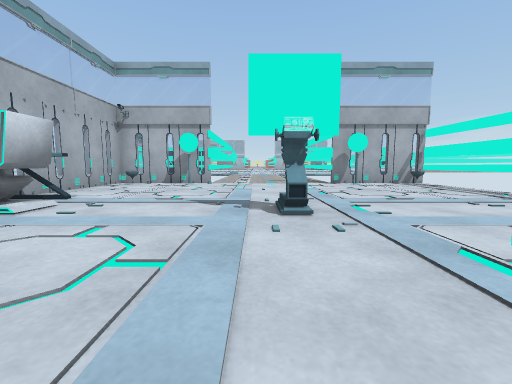
view 1 (above)

16 first-person views from a walk through a 3-D level made in the Unity game engine. The camera is 0.61 m above the floor, tilts 6° down and sees 90° across. Doors are open. The floor is counted in squares, 1 m on a side. Each view is taken from the middle of a square. On the plan, view 1 faces up. The plan holds only what a view shows up to about 9 squares ahead; the rest is blank. The place goes on beyond the plan. The player character is not drawn. Some animated figures are not drawn. Surface patterns are stand-ins for the level's own textures.

view 2
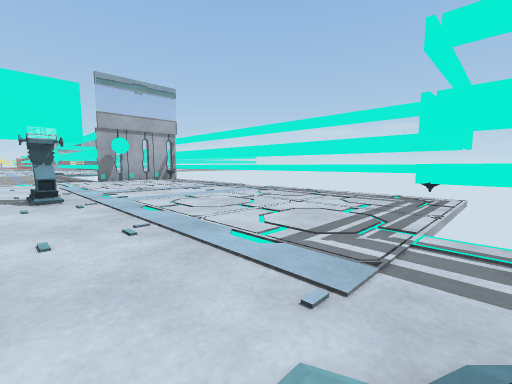

view 3
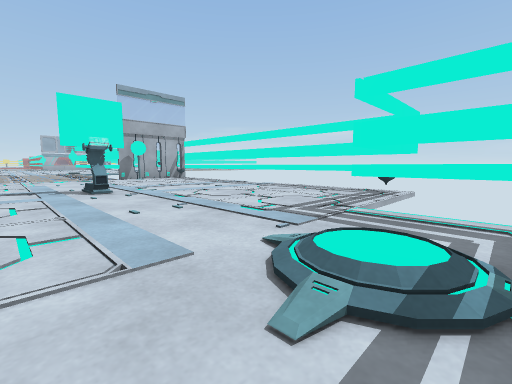

view 4
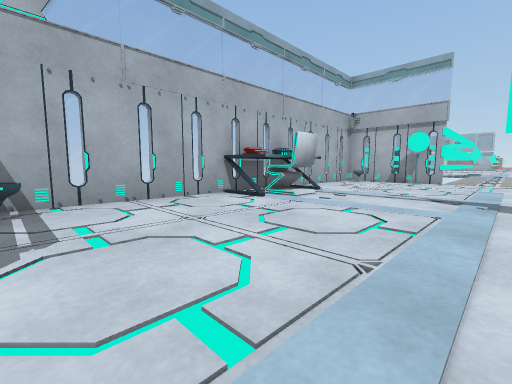

view 5
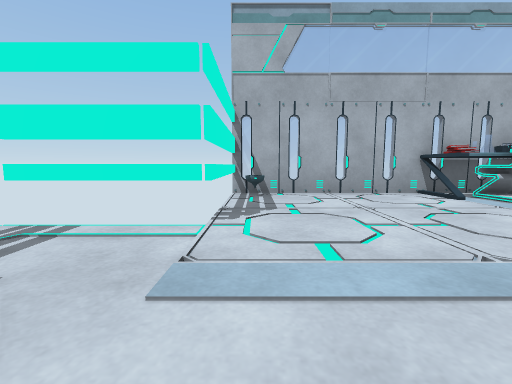

view 6
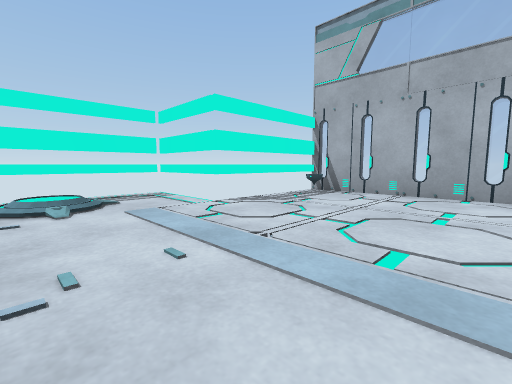

view 7
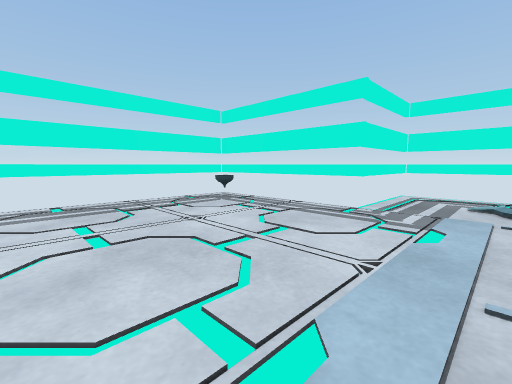

view 8
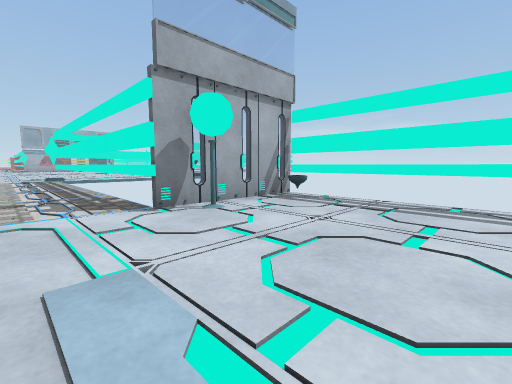

view 9
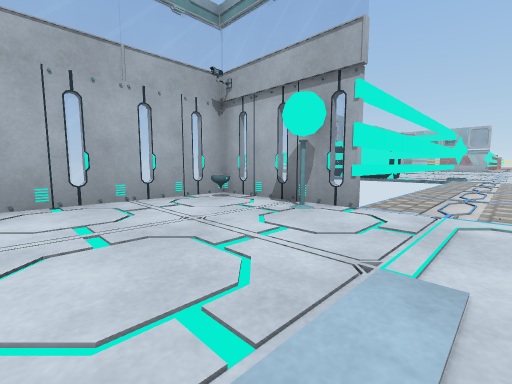

view 10
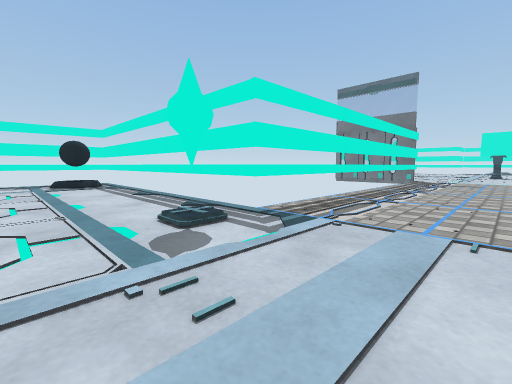

view 11
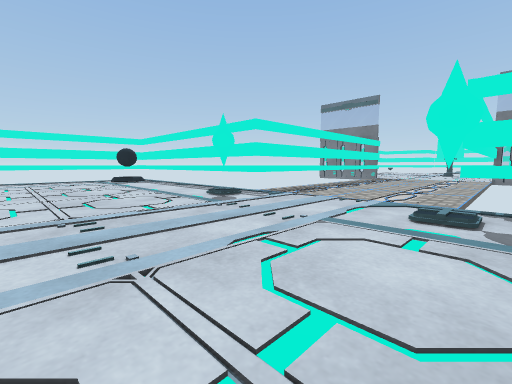

view 12
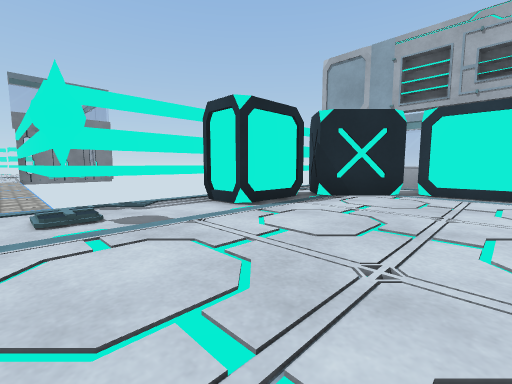

view 13
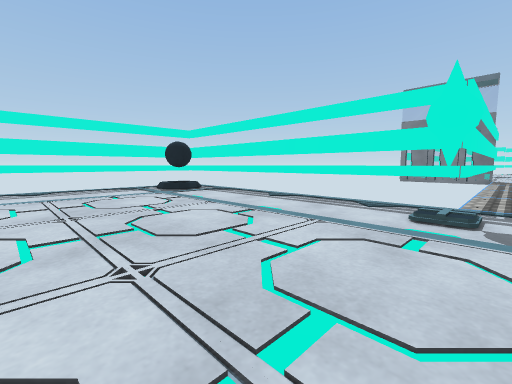

view 14
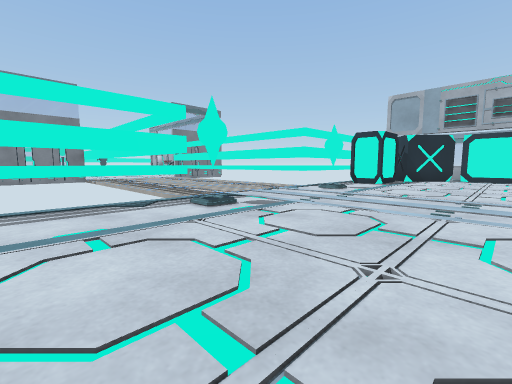

view 15
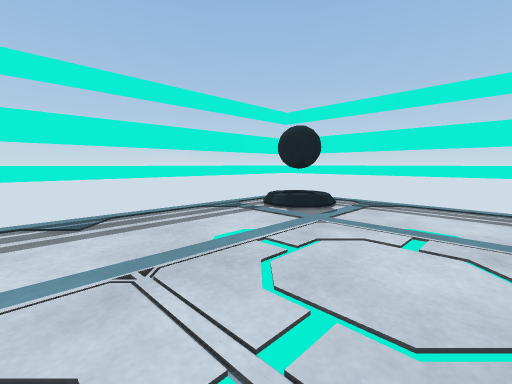

view 16
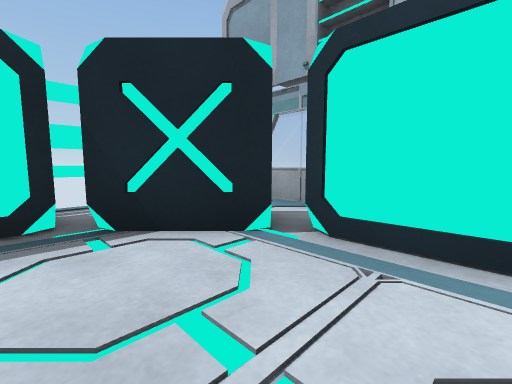

### Floor plan
Key: @ floor where view 1 was taken; # wall or solid block; . floor; D open door; C chair; A vase; B box; O other object.
Columns run from 7 left of view 1 to 10 right of it. Each row starts with its distance up from view 1.
 21 #................#
 20 #................#
 19 ##...............#
 18  ###.OO..OO....AA#
 17  #BB..DDDD.....AA#
 16  ####ODDDD########
 15      O
 14      O
 13      O
 12      O
 11      O
 10      O
  9   ###ODDDD####
  8   #O.ODDDDO.O#
  7   #..........#
  6   #..........#
  5   #..........#
  4   # C........#
  3   #O...#.....#
  2   #..........#
  1   #..........#
  0   #....@.....#
 -1   #AO.....O.O#
 -2   ####....####
 -3      #.O..#
 -4      ######

Positions as (right, up) in squares from view 1, and headings:
1: (0, 0), facing up
2: (0, -2), facing up-right
3: (-1, -3), facing up-right
4: (0, -1), facing up-left
5: (1, -1), facing left
6: (1, 2), facing down-left
7: (1, 2), facing down-right
8: (1, 5), facing up-right
9: (0, 5), facing up-left
10: (0, 19), facing down-right
11: (-2, 21), facing down-right
12: (-1, 21), facing down-left
13: (2, 21), facing down-right
14: (5, 21), facing down-left
15: (6, 21), facing down-right
16: (-5, 21), facing down-left
